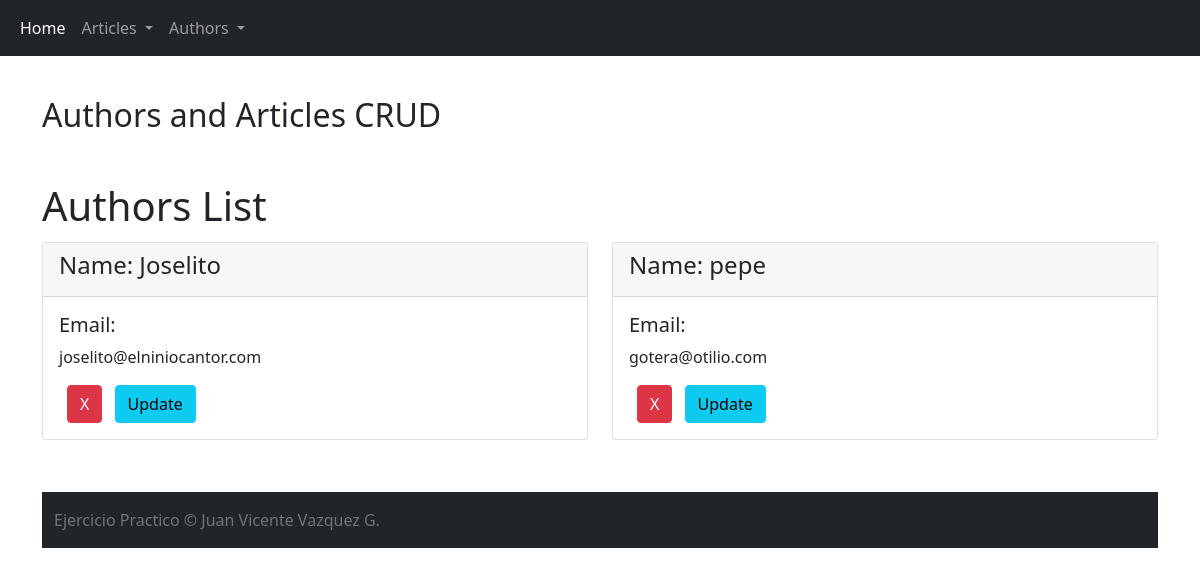
/authors/, run on an earlier commit of the app's database.
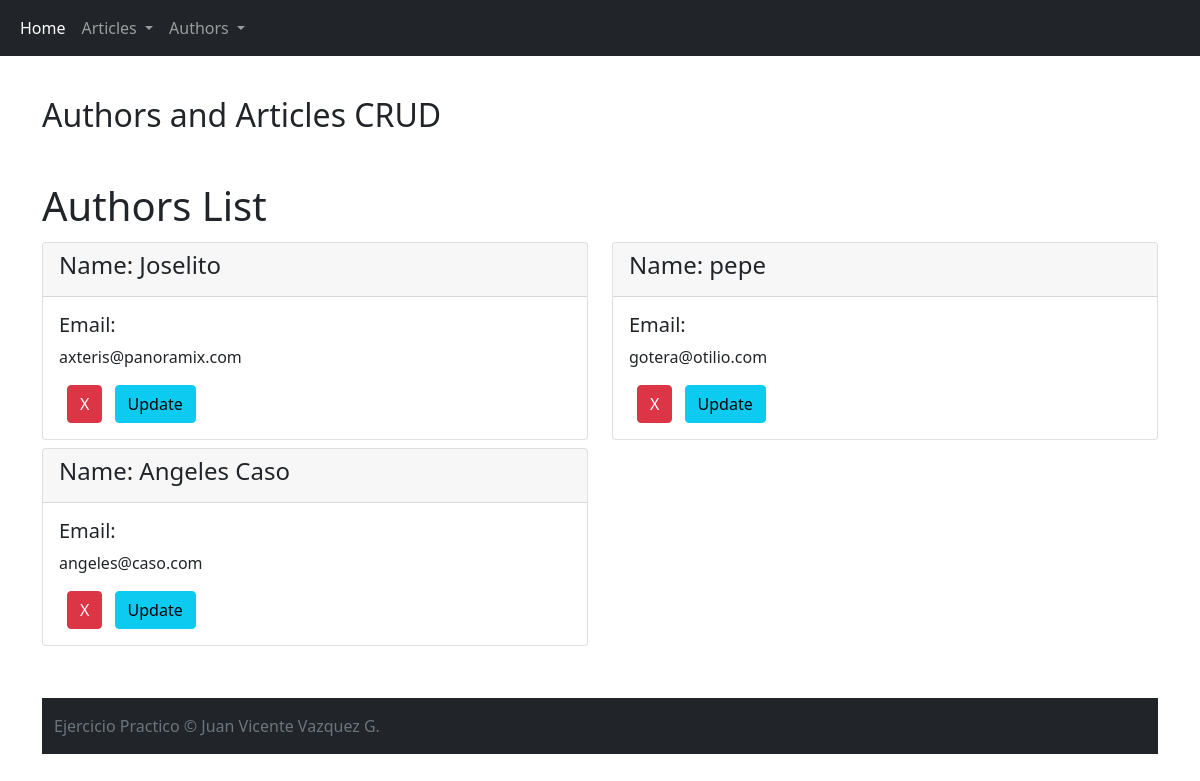
And on a later commit of the database.
### crud/models.py (models this page shows)
class Author(models.Model):
    nombre = models.CharField(max_length=50)
    email = models.EmailField()
    created_at = models.DateTimeField(auto_now_add=True)
    update_at = models.DateTimeField(auto_now_add=True)

### crud/views.py (the view)
# urls.py: path('authors/', views.authors_list, name="authors_list"),
def authors_list(request):
    authors = Author.objects.all()
    return render(request, 'authors_list.html', {'authors': authors})

### crud/templates/authors_list.html (shortened to what this page needs)
{% extends 'layout.html' %}
{% block content %}
<div class="row">
    <h1>Authors List</h1>
    {% for author in authors %}
    <div class="col-6">
        <div class="card my-1">
            <div class="card-header">
                <h4 class="card-title">Name: {{author.nombre}} </h4>
            </div>
            <div class="card-body">
                <h5>Email:</h5>
                <p class="card-text">{{author.email}}</p>
             <a href="{% url 'author_delete' author.id %}" class="btn btn-danger mx-2" href="#">X</a>
             <a href="{% url 'author_form_update' author.id %}" class="btn btn-info">Update</a>
            </div>
        </div>
    </div>
    {% empty %}
    <h5>There is no article created yet!</h5>
    {% endfor %}
</div>
{% endblock %}

What changed in the data, as far as the page shows it:
changed Author "Joselito": email "joselito@elniniocantor.com" → "axteris@panoramix.com"
added Author: nombre "Angeles Caso", email "angeles@caso.com"
